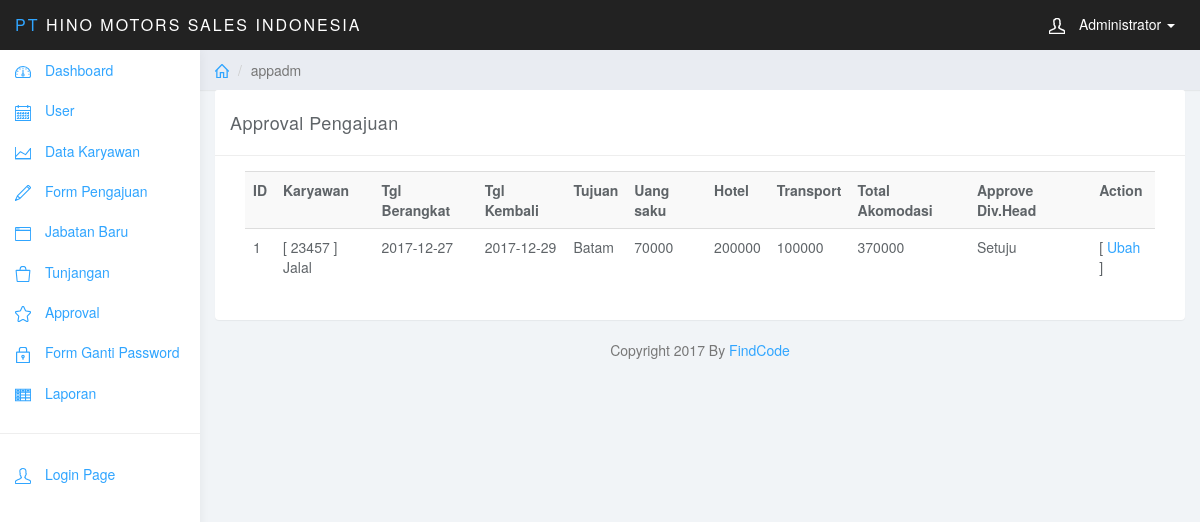
The page /index.php?page=appadm (signed in) on the database as committed earlier.
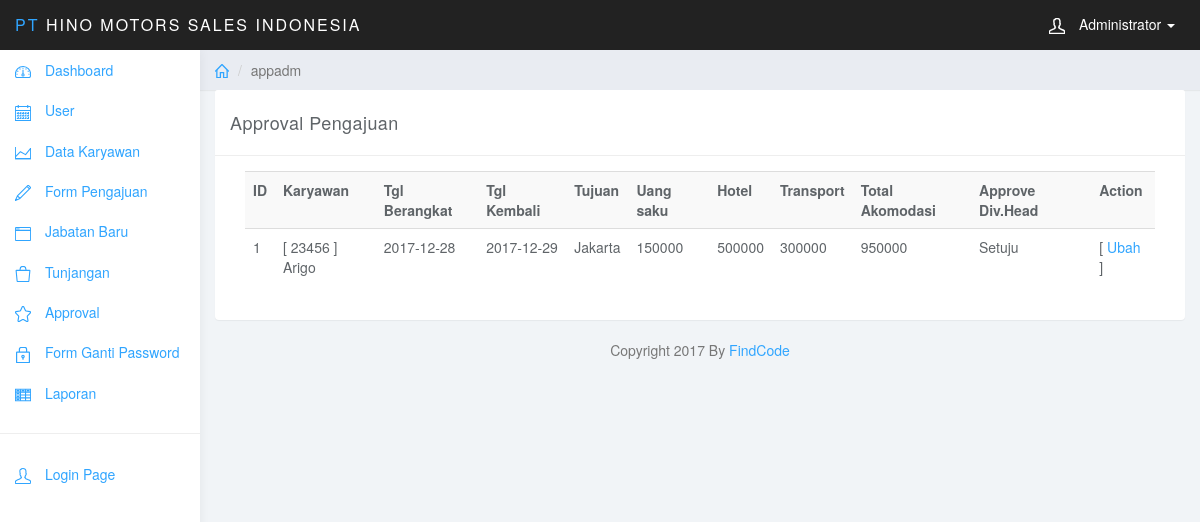
The same page on the database as committed later.
### tables this page shows
CREATE TABLE IF NOT EXISTS `pengajuan_tb` (
`id` int(11) NOT NULL,
  `nik` int(20) NOT NULL,
  `tg_berangkat` date NOT NULL,
  `tg_pulang` date NOT NULL,
  `tujuan` varchar(255) NOT NULL,
  `u_saku` double NOT NULL,
  `u_hotel` double NOT NULL,
  `u_trans` double NOT NULL,
  `app_divhead` varchar(20) NOT NULL,
  `app_finance` varchar(20) NOT NULL,
  `CreatedDate` date DEFAULT NULL,
  `AppDateFin` date DEFAULT NULL,
  `AppDateDiv` date DEFAULT NULL,
  `AppFin` varchar(20) DEFAULT NULL,
  `AppDiv` varchar(20) DEFAULT NULL
);

CREATE TABLE IF NOT EXISTS `karyawan_tb` (
  `nik` int(20) NOT NULL,
  `nama` varchar(50) NOT NULL,
  `jabatan` int(11) NOT NULL,
  `divisi` varchar(20) NOT NULL
);

### page/appadm.php (the view)
<div class="panel panel-default">
    <div class="panel-heading">Approval Pengajuan</div>
    <div class="panel-body">
        <div class="col-sm-12">
            <div class="table-responsive">
                <table class="table table-striped">
                    <tr>
                        <th>ID</th>
                        <th>Karyawan</th>
                        <th>Tgl Berangkat</th>
                        <th>Tgl Kembali</th>
                        <th>Tujuan</th>
                        <th>Uang saku</th>
                        <th>Hotel</th>
                        <th>Transport</th>
						<th>Total Akomodasi</th>
                        <th>Approve Div.Head</th>
                        <th>Action</th>
                    </tr>
                    <?php
                    $r = $con->query("SELECT pengajuan_tb.*,karyawan_tb.nama,u_saku+u_hotel+u_trans as 'Akomodasi' FROM pengajuan_tb INNER JOIN karyawan_tb ON pengajuan_tb.nik = karyawan_tb.nik");
                    while ($rr = $r->fetch_array()) {
                    ?>
                    <tr>
                        <td><?php echo $rr['id'];?></td>
                        <td><?php echo "[ ".$rr['nik']." ] ".ucfirst($rr['nama']);?></td>
                        <td><?php echo $rr['tg_berangkat'];?></td>
                        <td><?php echo $rr['tg_pulang'];?></td>
                        <td><?php echo ucfirst($rr['tujuan']);?></td>
                        <td><?php echo $rr['u_saku'];?></td>
                        <td><?php echo $rr['u_hotel'];?></td>
                        <td><?php echo $rr['u_trans'];?></td>
						<td><?php echo $rr['Akomodasi'];?></td>
                        <td><?php echo ucfirst($rr['app_divhead']);?></td>
                        <td>[<a href="index.php?page=approval&id=<?php echo $rr['id']; ?>"> Ubah </a> ]</td>
                        <?php
                        }
                        ?>
                </table>
            </div>
        </div>
    </div>
</div>

### index.php (shortened to what this page needs)
<?php
if (empty($_SESSION['username'])) {
    header("location:login.php");
}else{
if (isset($_SESSION['level'])) {
    $level = trim($_SESSION['level']);
}
isset ($_GET['page']) ? $page = $_GET['page'] : $page = 'home';
?>
<!DOCTYPE html>
<html>
<head>
<link href="css/bootstrap.min.css" rel="stylesheet">
<link href="css/datepicker3.css" rel="stylesheet">
<link href="css/styles.css" rel="stylesheet">
</head>
<body>
    <?php
        include ('include/header.php');
        include ('include/sidebar.php');
    ?>
	<div class="col-sm-9 col-sm-offset-3 col-lg-10 col-lg-offset-2 main">
		<div class="row">
			<ol class="breadcrumb">
				<li><a href="#"><svg class="glyph stroked home"><use xlink:href="#stroked-home"></use></svg></a></li>
				<li class="active"><?php echo $page; ?></li>
			</ol>
		</div>
        <div class="row">
            <div class="col-lg-12">
                <?php
                if(file_exists('page/'.$page.'.php')){
                    include ('page/'.$page.'.php');
                }else{
                    echo '<div class="well">Error : Aplikasi tidak menemukan adanya file <b>'.$page.'.php </b> pada direktori <b>app/..</b></div>';
                }
                ?>
            </div>
        </div>
<?php
	include ('include/footer.php');
?>
	</div>
	<link rel="stylesheet" href="js/jquery-ui.css">
</body>
</html>
<?php
}
?>

### include/header.php (shortened to what this page needs)
<nav class="navbar navbar-inverse navbar-fixed-top" role="navigation">
    <div class="container-fluid">
        <div class="navbar-header">
            <a class="navbar-brand" href="#"><span>PT</span> HINO MOTORS SALES INDONESIA</a>
            <ul class="user-menu">
                <li class="dropdown pull-right">
                    <a href="#" class="dropdown-toggle" data-toggle="dropdown"><svg class="glyph stroked male-user"><use xlink:href="#stroked-male-user"></use></svg> <?php isset($_SESSION['nama']) ? $u=$_SESSION['nama'] : $u=""; echo ucfirst($u);?> <span class="caret"></span></a>
                </li>
            </ul>
        </div>
    </div>
</nav>

### include/sidebar.php (shortened to what this page needs)
<div id="sidebar-collapse" class="col-sm-3 col-lg-2 sidebar">
    <ul class="nav menu">
        <li class=""><a href="index.php">
                <svg class="glyph stroked dashboard-dial">
                    <use xlink:href="#stroked-dashboard-dial"></use>
                </svg>
                Dashboard</a></li>
        <?php
        if ($level == "admin") {
            ?>
            <li><a href="index.php?page=admin">
                    <svg class="glyph stroked calendar">
                        <use xlink:href="#stroked-calendar"></use>
                    </svg>
                    User</a></li>
            <li><a href="index.php?page=karyawan">
                    <svg class="glyph stroked line-graph">
                        <use xlink:href="#stroked-line-graph"></use>
                    </svg>
                    Data Karyawan</a></li>
			<li><a href="index.php?page=form">
                    <svg class="glyph stroked pencil">
                        <use xlink:href="#stroked-pencil"></use>
                    </svg>
                    Form Pengajuan</a></li>
					<li><a href="index.php?page=inptjabatan">
                    <svg class="glyph stroked app-window">
                        <use xlink:href="#stroked-app-window"></use>
                    </svg>
                    Jabatan Baru</a></li>
					<li><a href="index.php?page=tunjangan">
                    <svg class="glyph stroked bag">
                        <use xlink:href="#stroked-bag"></use>
                    </svg>
                    Tunjangan</a></li>
            <li><a href="index.php?page=appadm">
                    <svg class="glyph stroked star">
                        <use xlink:href="#stroked-star"></use>
                    </svg>
                    Approval</a></li>
					 <li><a href="index.php?page=formchangepswrd">
                    <svg class="glyph stroked lock">
                        <use xlink:href="#stroked-lock"></use>
                    </svg>
                    Form Ganti Password</a></li>
            <li><a href="index.php?page=laporan"><svg class="glyph stroked table"><use xlink:href="#stroked-table"></use></svg> Laporan</a></li>
            <?php
        }else if ($level == "karyawan") {
            ?>
            <li><a href="index.php?page=formkar">
                    <svg class="glyph stroked pencil">
                        <use xlink:href="#stroked-pencil"></use>
                    </svg>
                    Form Pengajuan</a></li>
					 <li><a href="index.php?page=formchangepswrd">
                    <svg class="glyph stroked lock">
                        <use xlink:href="#stroked-lock"></use>
                    </svg>
                    Form Ganti Password</a></li>
            <?php
        }
            ?>
        <li role="presentation" class="divider"></li>
        <li><a href="lout.php"><svg class="glyph stroked male-user"><use xlink:href="#stroked-male-user"></use></svg> Login Page</a></li>
    </ul>
</div>

### include/footer.php
<div class="row">
<div class="col-sm-12 text-center">
	<p class="back-link">Copyright 2017 By <a href="http://www.findcode.co.id">FindCode</a></p>
</div>
</div>

### css/styles.css (style rules this page uses)
body { background: #f1f4f7; padding-top: 50px; color: #5f6468; }
p { color: #777; }
a, a:hover, a:focus { color: #30a5ff; }
.navbar-header .navbar-brand { color: #fff; font-size: 16px; text-transform: uppercase; font-weight: 500; letter-spacing: 2px; }
.navbar-header .navbar-brand span { color: #30a5ff; }
.panel { border: 0; }
.panel-heading { font-size: 18px; font-weight: 300; letter-spacing: 0.025em; height: 66px; line-height: 45px; }
.panel-default .panel-heading { background: #fff; border-bottom: 1px solid #eee; color: #5f6468; }
.navbar { border: 0; }
.user-menu { display: inline-block; margin-top: 14px; margin-right: 10px; float: right; list-style: none; padding: 0; }
.user-menu a { color: #fff; }
.sidebar { display: block; background-color: #fff; padding: 0; display: none; }
@media (min-width: 768px) { .sidebar { display: block; position: fixed; top: 50px; bottom: 0; left: 0; z-index: 1000; display: block; margin: 0; padding: 0; overflow-x: hidden; overflow-y: auto; background-color: #fff; box-shadow: 1px 0px 10px rgba(0, 0, 0, .05); } }
@media (min-width: 768px) { .navbar-header { width: 100%; } }
.sidebar ul.nav li.divider { border-bottom: 1px solid #eee; margin: 20px 0; }
.breadcrumb { border-radius: 0; padding: 10px 15px; background: #e9ecf2; box-shadow: 0 1px 1px rgba(0, 0, 0, .05); margin: 0 ; }
.table { background: #fff; }
.sidebar .glyph, .user-menu .glyph { height: 16px; width: 16px; margin: 0 10px 0 0; stroke-width: 3px; }
.user-menu .glyph { stroke-width: 4px; }
.breadcrumb .glyph { height: 14px; width: 14px; margin: -2px 0 0 0; stroke-width: 4px; }
.glyph.table { background: none; border: none; }

Rows that differ between the two databases and show on the page:
changed pengajuan_tb "Setuju": nik "23457" → "23456"; karyawan_tb.nama "Jalal" → "Arigo"; tg_berangkat "2017-12-27" → "2017-12-28"; tujuan "Batam" → "Jakarta"; u_saku "70000" → "150000"; u_hotel "200000" → "500000"; u_trans "100000" → "300000"; Akomodasi "370000" → "950000"
